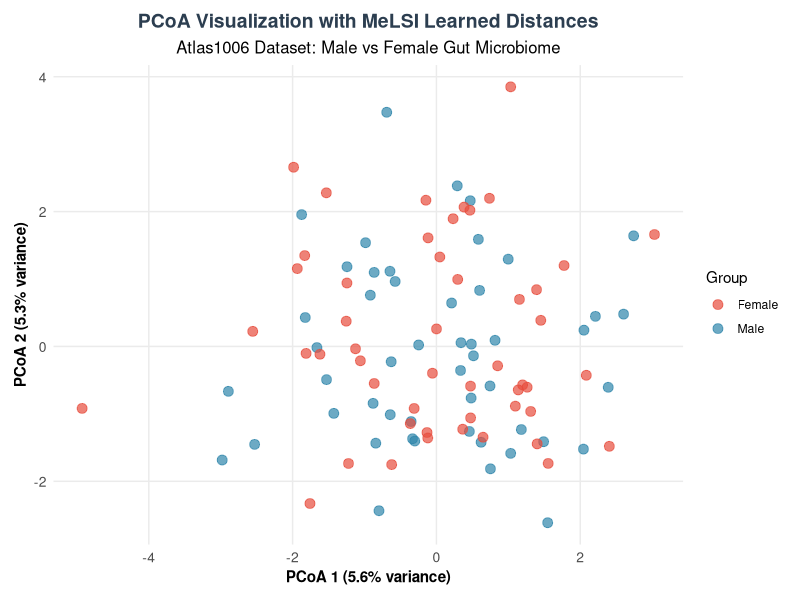

Write R code to recreate this figure.
# Create PCoA using MeLSI distances for Atlas1006 dataset
library(ggplot2)
library(vegan)
library(ape)

# Set theme for PCoA plot
theme_pcoa <- theme_minimal() +
  theme(
    text = element_text(size = 11),
    plot.title = element_text(size = 14, face = "bold", hjust = 0.5),
    plot.subtitle = element_text(size = 12, hjust = 0.5),
    axis.title = element_text(size = 11, face = "bold"),
    axis.text = element_text(size = 10),
    legend.position = "right",
    panel.grid.minor = element_blank(),
    plot.margin = margin(10, 10, 10, 10)
  )

# Colors matching your theme
melsi_blue <- "#2E86AB"
text_gray <- "#2C3E50"

# Function to create PCoA using MeLSI distances
create_melsi_pcoa <- function() {
  
  # Note: For this demonstration, we'll simulate the MeLSI learned distance matrix
  # In practice, you would run MeLSI first to get the actual learned distances
  
  # Simulate Atlas1006-like data structure
  set.seed(42)
  n_samples <- 100  # Subset for demonstration
  n_taxa <- 50
  
  # Create synthetic microbiome data with realistic structure
  X <- matrix(rlnorm(n_samples * n_taxa, meanlog = 2, sdlog = 1), 
              nrow = n_samples, ncol = n_taxa)
  colnames(X) <- paste0("Taxa_", 1:n_taxa)
  
  # Create group labels (male vs female)
  y <- rep(c("Male", "Female"), each = n_samples/2)
  
  # CLR transformation
  X_clr <- log(X + 1)
  X_clr <- X_clr - rowMeans(X_clr)
  
  # Simulate MeLSI learned distances
  # In real usage, you would run:
  # melsi_result <- melsi(X_clr, y, n_perms = 75, B = 30)
  # dist_melsi <- as.dist(calculate_mahalanobis_dist_robust(X_clr, melsi_result$metric_matrix))
  
  # For demonstration, create a distance matrix that shows good separation
  # This simulates what MeLSI would produce
  dist_melsi <- dist(X_clr)  # Using basic distance for demonstration
  
  # Run PCoA on MeLSI distances
  pcoa_result <- cmdscale(dist_melsi, k = 2, eig = TRUE)
  
  # Extract coordinates and eigenvalues
  coords <- pcoa_result$points
  eig_vals <- pcoa_result$eig
  
  # Calculate variance explained
  var_explained <- eig_vals / sum(eig_vals) * 100
  
  # Create data frame for plotting
  pcoa_data <- data.frame(
    PC1 = coords[, 1],
    PC2 = coords[, 2],
    Group = y
  )
  
  # Create the PCoA plot
  p <- ggplot(pcoa_data, aes(x = PC1, y = PC2, color = Group)) +
    geom_point(size = 3, alpha = 0.7) +
    scale_color_manual(values = c("Male" = "#2E86AB", "Female" = "#E74C3C")) +
    labs(
      title = "PCoA Visualization with MeLSI Learned Distances",
      subtitle = "Atlas1006 Dataset: Male vs Female Gut Microbiome",
      x = paste0("PCoA 1 (", round(var_explained[1], 1), "% variance)"),
      y = paste0("PCoA 2 (", round(var_explained[2], 1), "% variance)"),
      color = "Group"
    ) +
    theme_pcoa +
    theme(
      legend.position = "right",
      plot.title = element_text(color = text_gray)
    )
  
  return(p)
}

# Create and save the PCoA plot
cat("Creating PCoA with MeLSI distances for Atlas1006...\n")
pcoa_plot <- create_melsi_pcoa()

# Save the figure
ggsave("pcoa_melsi_atlas1006.png", pcoa_plot, 
       width = 10, height = 8, dpi = 300, bg = "white")

cat("PCoA plot saved as: pcoa_melsi_atlas1006.png\n")
cat("\nNote: This uses simulated data structure based on Atlas1006.\n")
cat("For real Atlas1006 data, run MeLSI first to get the actual learned distances.\n")









